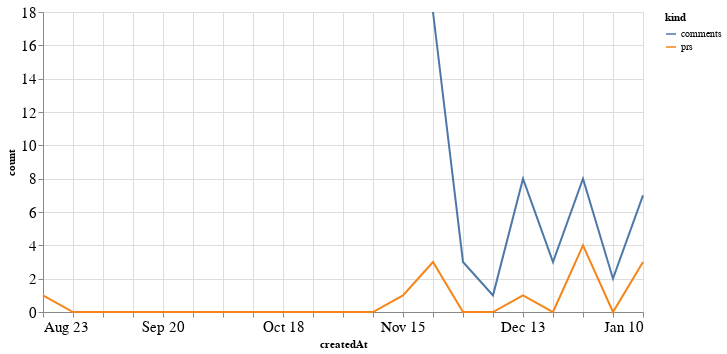

Source (notebook cell):
### Code cell
alt.Chart(total_time, width=600).mark_line().encode(
    x='createdAt',
    y='count',
    color='kind'
)

### Figure 1 — Vega-Lite specification as saved in the notebook (floating-point values rounded to 4 significant figures)
{"config": {"axisLeft": {"labelFontSize": 15}, "axisBottom": {"labelFontSize": 15}}, "data": {"name": "data-2df745162b59d7d4201a1a170ba335fa"}, "mark": "line", "encoding": {"color": {"type": "nominal", "field": "kind"}, "x": {"type": "temporal", "field": "createdAt"}, "y": {"type": "quantitative", "field": "count"}}, "width": 600, "$schema": "https://vega.github.io/schema/vega-lite/v4.8.1.json", "datasets": {"data-2df745162b59d7d4201a1a170ba335fa": [{"createdAt": "2020-08-23T00:00:00", "kind": "prs", "count": 1.0}, {"createdAt": "2020-08-30T00:00:00", "kind": "prs", "count": 0.0}, {"createdAt": "2020-09-06T00:00:00", "kind": "prs", "count": 0.0}, {"createdAt": "2020-09-13T00:00:00", "kind": "prs", "count": 0.0}, {"createdAt": "2020-09-20T00:00:00", "kind": "prs", "count": 0.0}, {"createdAt": "2020-09-27T00:00:00", "kind": "prs", "count": 0.0}, {"createdAt": "2020-10-04T00:00:00", "kind": "prs", "count": 0.0}, {"createdAt": "2020-10-11T00:00:00", "kind": "prs", "count": 0.0}, {"createdAt": "2020-10-18T00:00:00", "kind": "prs", "count": 0.0}, {"createdAt": "2020-10-25T00:00:00", "kind": "prs", "count": 0.0}, {"createdAt": "2020-11-01T00:00:00", "kind": "prs", "count": 0.0}, {"createdAt": "2020-11-08T00:00:00", "kind": "prs", "count": 0.0}, {"createdAt": "2020-11-15T00:00:00", "kind": "prs", "count": 1.0}, {"createdAt": "2020-11-22T00:00:00", "kind": "prs", "count": 3.0}, {"createdAt": "2020-11-29T00:00:00", "kind": "prs", "count": 0.0}, {"createdAt": "2020-12-06T00:00:00", "kind": "prs", "count": 0.0}, {"createdAt": "2020-12-13T00:00:00", "kind": "prs", "count": 1.0}, {"createdAt": "2020-12-20T00:00:00", "kind": "prs", "count": 0.0}, {"createdAt": "2020-12-27T00:00:00", "kind": "prs", "count": 4.0}, {"createdAt": "2021-01-03T00:00:00", "kind": "prs", "count": 0.0}, {"createdAt": "2021-01-10T00:00:00", "kind": "prs", "count": 3.0}, {"createdAt": "2020-08-23T00:00:00", "kind": "comments", "count": null}, {"createdAt": "2020-08-30T00:00:00", "kind": "comments", "count": null}, {"createdAt": "2020-09-06T00:00:00", "kind": "comments", "count": null}, {"createdAt": "2020-09-13T00:00:00", "kind": "comments", "count": null}, {"createdAt": "2020-09-20T00:00:00", "kind": "comments", "count": null}, {"createdAt": "2020-09-27T00:00:00", "kind": "comments", "count": null}, {"createdAt": "2020-10-04T00:00:00", "kind": "comments", "count": null}, {"createdAt": "2020-10-11T00:00:00", "kind": "comments", "count": null}, {"createdAt": "2020-10-18T00:00:00", "kind": "comments", "count": null}, {"createdAt": "2020-10-25T00:00:00", "kind": "comments", "count": null}, {"createdAt": "2020-11-01T00:00:00", "kind": "comments", "count": null}, {"createdAt": "2020-11-08T00:00:00", "kind": "comments", "count": null}, {"createdAt": "2020-11-15T00:00:00", "kind": "comments", "count": null}, {"createdAt": "2020-11-22T00:00:00", "kind": "comments", "count": 18.0}, {"createdAt": "2020-11-29T00:00:00", "kind": "comments", "count": 3.0}, {"createdAt": "2020-12-06T00:00:00", "kind": "comments", "count": 1.0}, {"createdAt": "2020-12-13T00:00:00", "kind": "comments", "count": 8.0}, {"createdAt": "2020-12-20T00:00:00", "kind": "comments", "count": 3.0}, {"createdAt": "2020-12-27T00:00:00", "kind": "comments", "count": 8.0}, {"createdAt": "2021-01-03T00:00:00", "kind": "comments", "count": 2.0}, {"createdAt": "2021-01-10T00:00:00", "kind": "comments", "count": 7.0}]}}
